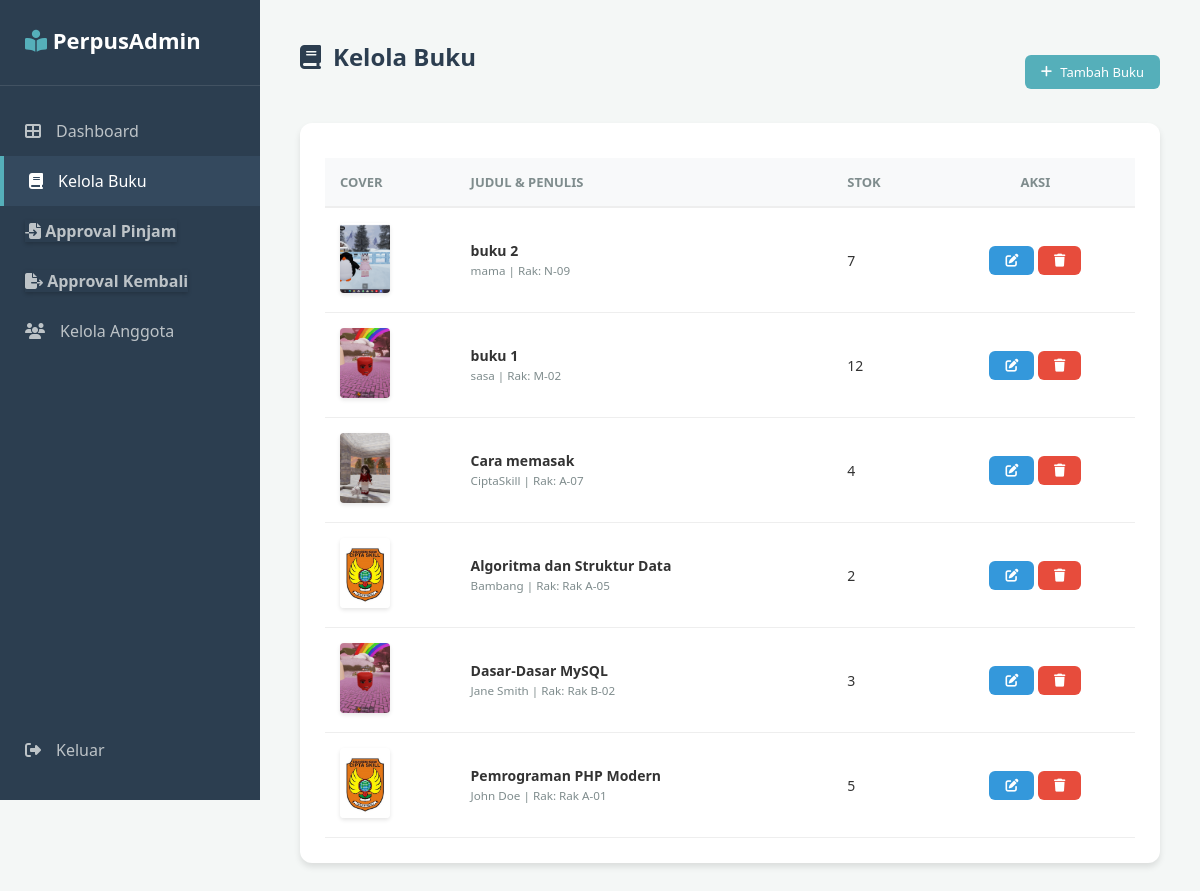
Screenshot of /admin/kelola_buku.php (signed in) with the database file from the repository.
### tables this page shows
CREATE TABLE `buku` (
  `id` int(11) NOT NULL,
  `judul` varchar(255) NOT NULL,
  `penulis` varchar(100) DEFAULT NULL,
  `stok` int(11) DEFAULT 0,
  `lokasi_rak` varchar(50) DEFAULT NULL,
  `cover` varchar(255) DEFAULT 'default_cover.jpg',
  `status_tersedia` enum('tersedia','kosong') DEFAULT 'tersedia'
);

### admin/kelola_buku.php (the view, shortened to what this page needs)
<?php
include '../config/koneksi.php';
?>
<!DOCTYPE html>
<html lang="id">
<head>
</head>
<body>
    <?php include 'sidebar.php'; ?>
    <div class="main-content">
        <div style="display: flex; justify-content: space-between; align-items: center; margin-bottom: 20px;">
            <h1><i class="fas fa-book"></i> Kelola Buku</h1>
            <button class="btn btn-add" onclick="openModal()"><i class="fas fa-plus"></i> Tambah Buku</button>
        </div>
        <div class="card">
            <table>
                <thead>
                    <tr>
                        <th>Cover</th>
                        <th>Judul & Penulis</th>
                        <th>Stok</th>
                        <th style="text-align:center">Aksi</th>
                    </tr>
                </thead>
                <tbody>
                    <?php
                    $query = mysqli_query($conn, "SELECT * FROM buku ORDER BY id DESC");
                    while($row = mysqli_fetch_assoc($query)):
                    ?>
                    <tr>
                        <td>
                            <img src="../assets/img/cover/<?= $row['cover'] ?>" class="img-cover" onerror="this.src='../assets/img/cover/default.jpg'">
                        </td>
                        <td>
                            <strong><?= $row['judul'] ?></strong><br>
                            <small style="color: #7f8c8d;"><?= $row['penulis'] ?> | Rak: <?= $row['lokasi_rak'] ?></small>
                        </td>
                        <td><?= $row['stok'] ?></td>
                        <td style="text-align:center">
                            <button class="btn" style="background: #3498db; color: white;" onclick='editBuku(<?= json_encode($row) ?>)'>
                                <i class="fas fa-edit"></i>
                            </button>
                            <a href="hapus.php?id=<?= $row['id'] ?>" class="btn btn-reject" onclick="return confirm('Hapus buku?')"><i class="fas fa-trash"></i></a>
                        </td>
                    </tr>
                    <?php endwhile; ?>
                </tbody>
            </table>
        </div>
    </div>
</body>
</html>

### admin/sidebar.php (shortened to what this page needs)
<link rel="stylesheet" href="https://cdnjs.cloudflare.com/ajax/libs/font-awesome/6.4.0/css/all.min.css">
<link rel="stylesheet" href="../assets/css/style.css">
<div class="sidebar">
    <div class="sidebar-header">
        <i class="fas fa-book-reader" style="color: var(--accent);"></i>
        <span>PerpusAdmin</span>
    </div>
    <nav class="sidebar-menu">
        <?php $page = basename($_SERVER['PHP_SELF']); ?>
        <a href="index.php" class="<?= $page == 'index.php' ? 'active' : '' ?>">
            <i class="fas fa-th-large"></i> Dashboard
        </a>
        <a href="kelola_buku.php" class="<?= $page == 'kelola_buku.php' ? 'active' : '' ?>">
            <i class="fas fa-book"></i> Kelola Buku
        </a>
        <a href="approval_pinjam.php" class="<?= $page == 'approval_pinjam.php' ? 'active' : '' ?>" style="display: flex; justify-content: space-between; align-items: center;">
            <span><i class="fas fa-file-import"></i> Approval Pinjam</span>
        </a>
        <a href="approval_kembali.php" class="<?= $page == 'approval_kembali.php' ? 'active' : '' ?>" style="display: flex; justify-content: space-between; align-items: center;">
            <span><i class="fas fa-file-export"></i> Approval Kembali</span>
        </a>
        <a href="kelola_anggota.php" class="<?= $page == 'kelola_anggota.php' ? 'active' : '' ?>">
            <i class="fas fa-users"></i> Kelola Anggota
        </a>
    </nav>
    <a href="../logout.php" class="logout" onclick="return confirm('Yakin ingin keluar?')">
        <i class="fas fa-sign-out-alt"></i> Keluar
    </a>
</div>

### assets/css/style.css (style rules this page uses)
:root { --bg-dark: #2c3e50; --bg-light: #f4f7f6; --accent: #55afba; --text-muted: #bdc3c7; --danger: #e74c3c; --success: #2ecc71; --white: #ffffff; --shadow: 0 4px 6px rgba(0,0,0,0.1); }
* { margin: 0; padding: 0; box-sizing: border-box; font-family: 'Segoe UI', Tahoma, sans-serif; }
body { display: flex; background: var(--bg-light); min-height: 100vh; overflow-x: hidden; }
.sidebar { width: 260px; background: var(--bg-dark); color: var(--white); position: fixed; height: 100vh; left: 0; top: 0; padding: 25px 0; display: flex; flex-direction: column; z-index: 1000; }
.sidebar-header { padding: 0 25px 30px; font-size: 22px; font-weight: bold; border-bottom: 1px solid rgba(255,255,255,0.1); }
.sidebar-menu { flex: 1; padding-top: 20px; }
.sidebar a { display: flex; align-items: center; gap: 15px; padding: 14px 25px; color: var(--text-muted); text-decoration: none; transition: 0.3s; }
.sidebar a:hover, .sidebar a.active { background: #34495e; color: var(--white); border-left: 4px solid var(--accent); }
.main-content { margin-left: 260px; width: calc(100% - 260px); padding: 40px; min-height: 100vh; }
.card { background: var(--white); padding: 25px; border-radius: 12px; box-shadow: var(--shadow); margin-bottom: 20px; overflow-x: auto; }
h1 { font-size: 24px; color: var(--bg-dark); margin-bottom: 30px; display: flex; align-items: center; gap: 12px; }
table { width: 100%; border-collapse: collapse; margin-top: 10px; }
th { text-align: left; padding: 15px; background: #f8f9fa; color: #7f8c8d; font-size: 13px; text-transform: uppercase; border-bottom: 2px solid #eee; }
td { padding: 15px; border-bottom: 1px solid #eee; font-size: 14px; color: #333; }
.btn { padding: 8px 16px; border-radius: 6px; border: none; cursor: pointer; text-decoration: none; font-size: 13px; display: inline-flex; align-items: center; gap: 8px; }
.btn-add { background: var(--accent); color: white; }
.btn-reject { background: var(--danger); color: white; }
.sidebar a span { font-weight: bold; min-width: 20px; text-align: center; box-shadow: 0 2px 4px rgba(0,0,0,0.2); }

### admin/kelola_buku.php (style rules this page uses)
.img-cover { width: 50px; height: 70px; object-fit: cover; border-radius: 4px; box-shadow: 0 2px 4px rgba(0,0,0,0.1); }

### rows the page displays
buku: cover (picture), judul "buku 2", penulis "mama", lokasi_rak "N-09", stok "7"
buku: cover (picture), judul "buku 1", penulis "sasa", lokasi_rak "M-02", stok "12"
buku: cover (picture), judul "Cara memasak", penulis "CiptaSkill", lokasi_rak "A-07", stok "4"
buku: cover (placeholder picture), judul "Algoritma dan Struktur Data", penulis "Bambang", lokasi_rak "Rak A-05", stok "2"
buku: cover (picture), judul "Dasar-Dasar MySQL", penulis "Jane Smith", lokasi_rak "Rak B-02", stok "3"
buku: cover (placeholder picture), judul "Pemrograman PHP Modern", penulis "John Doe", lokasi_rak "Rak A-01", stok "5"
